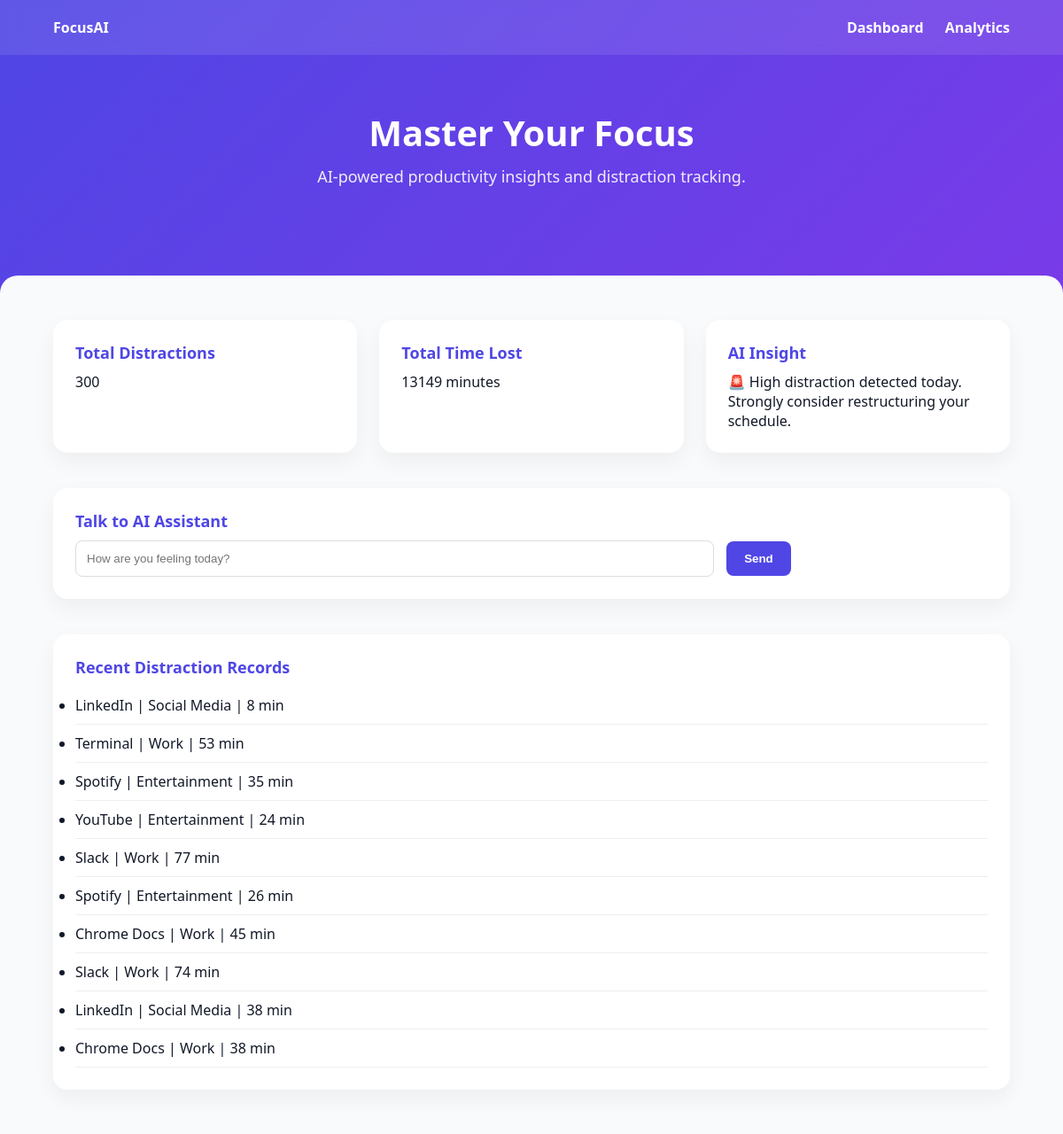
The page / on the database its author committed.
### tables this page shows
CREATE TABLE distraction_log (
    id INTEGER PRIMARY KEY AUTOINCREMENT,
    datetime TEXT,
    app_name TEXT,
    category TEXT,
    duration INTEGER
);

### app.py (the view)
@app.route("/", methods=["GET", "POST"])
def home():
    records = get_all_distractions()
    total_count, total_duration = get_summary()
    ai_message = get_ai_message(total_duration)
    user_input = ""
    ai_reply = ""
    if request.method == "POST":
        user_input = request.form.get("user_message")
        ai_reply = respond_to_user_message(user_input, total_duration)
    return render_template(
        "index.html",
        records=records,
        total_count=total_count,
        total_duration=total_duration,
        ai_message=ai_message,
        user_input=user_input,
        ai_reply=ai_reply
    )

### ai/advisor.py (called while the page is built)
def get_ai_message(total_duration):
    if total_duration >= 120:
        return "🚨 High distraction detected today. Strongly consider restructuring your schedule."
    elif total_duration >= 60:
        return "⚠️ You were distracted quite a bit today. Try using focused work sessions."
    elif total_duration >= 30:
        return "🙂 Moderate distractions today. You're improving — keep going."
    else:
        return "✅ Excellent focus today! Keep maintaining this routine."

### database/db.py (called while the page is built)
def get_connection():
    return sqlite3.connect(DATABASE_NAME)

def get_all_distractions():
    conn = get_connection()
    cursor = conn.cursor()
    cursor.execute("""
    SELECT app_name, category, duration
    FROM distraction_log
    ORDER BY datetime DESC
    LIMIT 10
""")
    data = cursor.fetchall()
    conn.close()
    return data

def get_summary():
    conn = get_connection()
    cursor = conn.cursor()
    cursor.execute("""
        SELECT COUNT(*), SUM(duration)
        FROM distraction_log
    """)
    result = cursor.fetchone()
    conn.close()
    total_distractions = result[0]
    total_duration = result[1] if result[1] else 0
    return total_distractions, total_duration

### templates/index.html (shortened to what this page needs)
<!DOCTYPE html>
<html>
<head>
    <link rel="stylesheet" href="{{ url_for('static', filename='css/style.css') }}">
</head>
<body>
<nav>
    <div style="color:white;font-weight:700;">FocusAI</div>
    <div>
        <a href="/">Dashboard</a>
        <a href="/analytics">Analytics</a>
    </div>
</nav>
<div class="hero">
    <h1>Master Your Focus</h1>
    <p>AI-powered productivity insights and distraction tracking.</p>
</div>
<div class="container">
    <div class="dashboard-grid">
        <div class="card">
            <h2>Total Distractions</h2>
            <p>{{ total_count }}</p>
        </div>
        <div class="card">
            <h2>Total Time Lost</h2>
            <p>{{ total_duration }} minutes</p>
        </div>
        <div class="card">
            <h2>AI Insight</h2>
            <p>{{ ai_message }}</p>
        </div>
    </div>
    <div class="card ai-section" id="ai-section">
        <h2>Talk to AI Assistant</h2>
        <form method="POST" action="#ai-section">
            <input type="text" name="user_message" placeholder="How are you feeling today?" required>
            <button type="submit">Send</button>
        </form>
    </div>
    <div class="card" style="margin-top:40px;">
        <h2>Recent Distraction Records</h2>
        <ul class="record-list">
            {% for row in records %}
                <li>
                    {{ row[0] }} | {{ row[1] }} | {{ row[2] }} min
                </li>
            {% endfor %}
        </ul>
    </div>
</div>
</body>
</html>

### static/css/style.css (style rules this page uses)
* { margin: 0; padding: 0; box-sizing: border-box; }
body { font-family: "Segoe UI", sans-serif; background: linear-gradient(135deg, #4f46e5, #9333ea); min-height: 100vh; color: #111827; }
nav { display: flex; justify-content: space-between; align-items: center; padding: 20px 60px; background: rgba(255, 255, 255, 0.1); backdrop-filter: blur(10px); }
nav a { color: white; text-decoration: none; font-weight: 600; margin-left: 20px; }
.hero { text-align: center; padding: 60px 20px; color: white; }
.hero h1 { font-size: 40px; margin-bottom: 10px; }
.hero p { font-size: 18px; opacity: 0.9; }
.container { background: #f9fafb; border-radius: 20px 20px 0 0; padding: 50px 60px; margin-top: 40px; min-height: 70vh; }
.dashboard-grid { display: grid; grid-template-columns: repeat(auto-fit, minmax(250px, 1fr)); gap: 25px; margin-bottom: 40px; }
.card { background: white; padding: 25px; border-radius: 16px; box-shadow: 0 10px 25px rgba(0,0,0,0.05); }
.card h2 { font-size: 18px; margin-bottom: 10px; color: #4f46e5; }
.card p { font-size: 16px; }
.ai-section input { padding: 12px; width: 70%; border-radius: 8px; border: 1px solid #ddd; margin-right: 10px; }
.ai-section button { padding: 12px 20px; border: none; border-radius: 8px; background: #4f46e5; color: white; font-weight: 600; cursor: pointer; }
.record-list li { padding: 10px 0; border-bottom: 1px solid #eee; }

### rows shown on the page
distraction_log: app_name "LinkedIn", category "Social Media", duration "8"
distraction_log: app_name "Terminal", category "Work", duration "53"
distraction_log: app_name "Spotify", category "Entertainment", duration "35"
distraction_log: app_name "YouTube", category "Entertainment", duration "24"
distraction_log: app_name "Slack", category "Work", duration "77"
distraction_log: app_name "Spotify", category "Entertainment", duration "26"
distraction_log: app_name "Chrome Docs", category "Work", duration "45"
distraction_log: app_name "Slack", category "Work", duration "74"
distraction_log: app_name "LinkedIn", category "Social Media", duration "38"
distraction_log: app_name "Chrome Docs", category "Work", duration "38"

### other values the page prints
{{ total_count }} "300"
{{ total_duration }} "13149"
{{ ai_message }} "🚨 High distraction detected today. Strongly consider restructuring your schedule."
